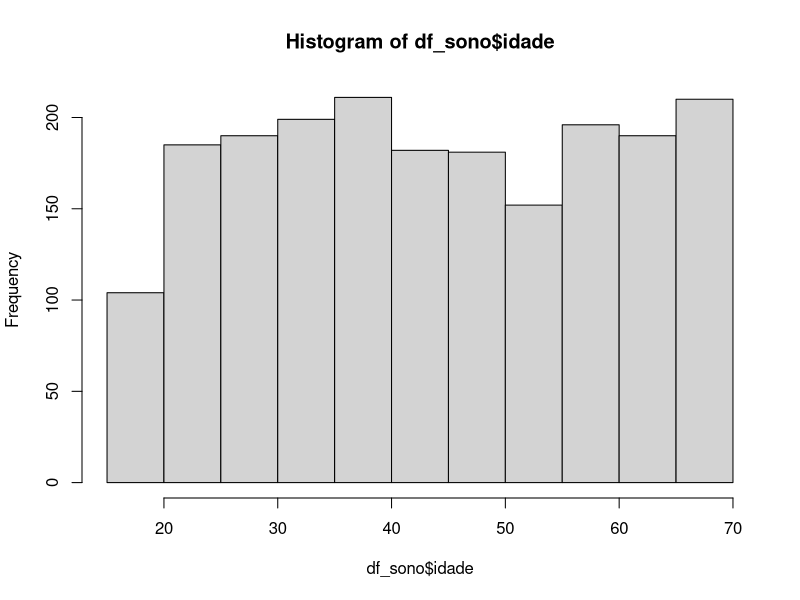

Write the R code that produced this figure.
# ANÁLISE DE SONO

getwd()

# Instalando os pacotes
install.packages("readr")
install.packages("dplyr")
library(readr)
library(dplyr)


# Carregando o dataset
df_sono = read_csv("dados/sono.csv")

# Visualizando os dados em formato de tabela
View(df_sono)

# visualizando parte dos dados
head(df_sono)

# classe do dataframe
class(df_sono)

# resumo dos tipos de dados da coluna
str(df_sono)

# exibindo o nome das colunas
print(colnames(df_sono))

# alterando o nome das colunas
colnames(df_sono) <- c("id","idade","genero","horas_sono","problemas_sono","cafeina","exercicio","nome","peso","humor_ao_acordar")
print(names)

# contagem e histograma
count(df_sono, genero)
hist(df_sono$idade)

# Amostragem
sample_n(df_sono, size = 10)

# selecionando algumas colunas
sleepData <- select(df_sono,nome,idade,peso,problemas_sono, humor_ao_acordar)
head(sleepData)

# filtrando dados
filter(df_sono,peso >= 100)
filter(df_sono, peso >= 100, idade >= 50)

# concatenando funcoes
df_sono %>%
  select(idade, peso,problemas_sono) %>% 
  arrange(problemas_sono) %>% 
  head


df_sono %>%
  select(idade, peso,problemas_sono) %>% 
  arrange(desc(idade) ,problemas_sono) %>% 
  filter(peso >= 100)


df_sono %>%
  summarise(media_idade = mean(idade),
  min_idade = min(idade),  
  max_idade = max(idade),
  total = n())


df_sono %>%
  group_by(genero) %>%
  summarise(avg_idade = mean(idade),
            min_idade = min(idade),  
            max_idade = max(idade),
            total = n())

